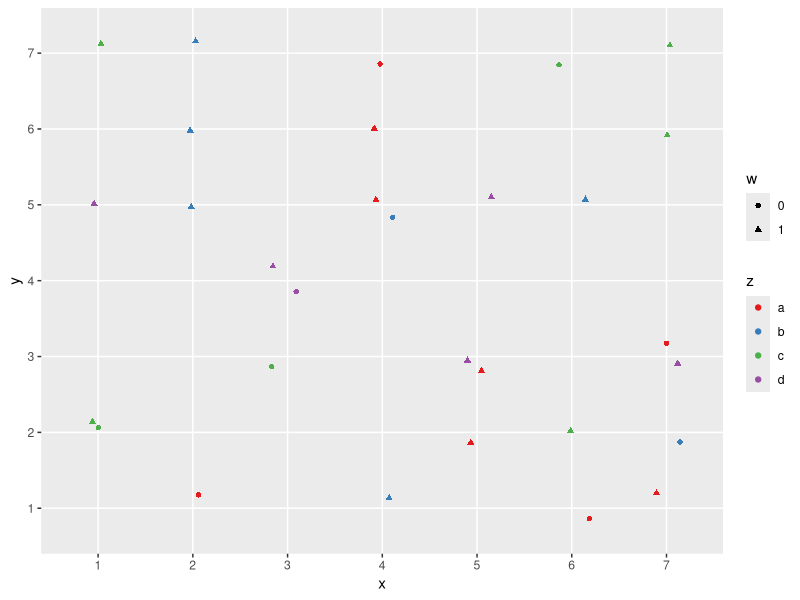
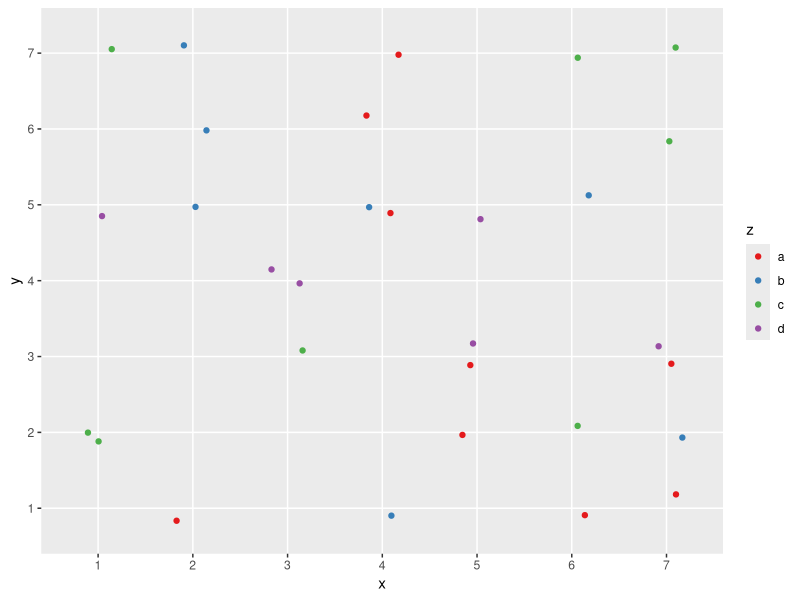
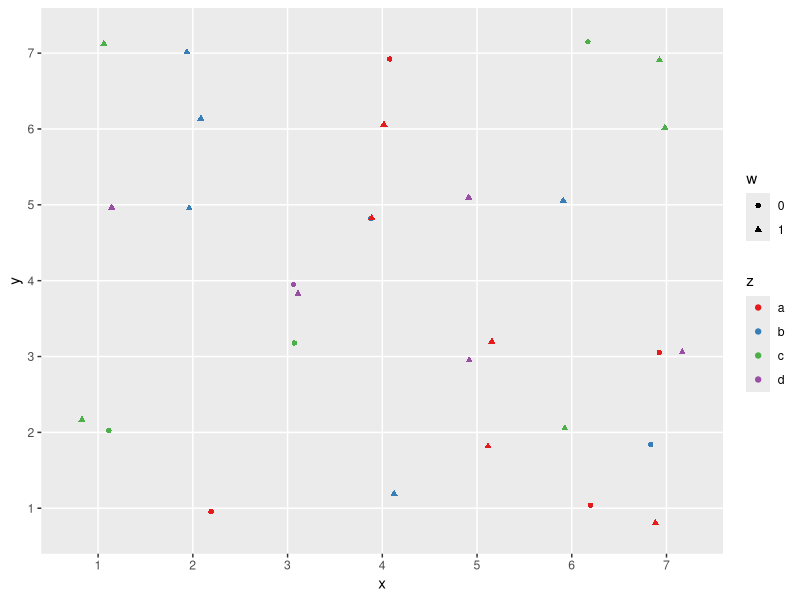

The R source for these figures, in order: (Note: this script raises an error after producing the figures.)
###### Aufgabe 3 ########
# Funktionen

#a)

#b)

#c)

#d)

#e)


e <- function(x, Ordnung=TRUE,...){
  
     if(is.character(x)){ # wenn es einfach nur ein Vektor ohne geordnete Inhalte ist
    
        x <- factor(x,ordered=TRUE, levels=unique(x))}      
  
  
      if(is.numeric(x)|is.integer(x)){ # Wenn es ein Vektor metrischer Art ist
    
         x <- factor(x,ordered=TRUE)} # ich habe levels = x rausgenommen damit Zahlen sich
                                      # egal wie der Vektor angeordnet ist nach ihrer groesse
                                      # ordnen
      
    
    if(is.factor(x)){ #wenn es ein Faktor ist
      
       if(Ordnung){ # geordneter Faktor
        x <-  ordered(x[order(x)]) } # Jetzt ist der Faktor auch, wenn im Vektor die Werte vorher anders angeordnet waren, in der richtigen Reihenfolge
    
       else { # ungeordneter Faktor, man musste oben die gewuenschte Ordnung des Faktors angeben
       x <- Faktor_ordnen(x,...)   # ord = Vektor mit gewuenschter Ordnung des Faktors
        }
    
    }
       
  
  
     geordnet <- as.numeric(x) 
     g_4 <- quantile(geordnet,type = 1)[2] #untere quantilgrenze
     g4  <- quantile(geordnet,type = 1)[4] #obere quantilgrenze
     
     q_4 <- x[geordnet <= g_4] # unteres quantil
     q4 <- x[geordnet >= g4] # oberes quantil
     box <- x[geordnet > g_4 & geordnet < g4] # mittlere werte
    
  
 # ergebnis <- list("niedrig"=q_4,"mittel"=box,"hoch"=q4)
 # return(ergebnis)
  
    cat(" Quantilbasierte Kategorisierung: \n",
      "------------------------\n",
      "Niedrig:", as.character(q_4), "\n",
      "Mittel:", as.character(box), "\n",
      "Hoch:", as.character(q4), "\n",
      " ------------------------\n")
  
}



### Beispiel fuer ordinalen Vektor

## zum Testen, koennen wir dann auch wieder rausnehmen
# Faktor (geordnet)
#Akademisch <- c("Hauptschul","Realschul","Gymnasial","Hauptschul","Bachelor","Master","Dr","Prof")
#Akademisch1 <- factor(Akademisch,ordered=TRUE, levels=unique(Akademisch))

#Faktor(ungeordnet)
#Akademisch2 <- factor(Akademisch)


# Character -> muss noch geordnet werden
#Akademisch3 <- c("Hauptschul","Realschul","Gymnasial","Hauptschul","Bachelor","Master","Dr","Prof")

# Metrisch
#Zahlen <- 1:15


#e(Akademisch1)
#e(Akademisch2, Ordnung=FALSE, ord= unique(Akademisch))
#e(Akademisch3)
#e(Zahlen)
########################


#f) Eine Funktion, die eine geeignete Visualisierung von drei oder vier kategorialen Variablen erstellt
library(ggplot2)
#Aufruf mit optionalem vierten Element
katVis <- function(x, y, z, w=NULL){
  # Variablen umsortieren, damit der Plot übersichtlich bleibt (Variable mit den wenigsten Leveln für color)
  if(which.min(c(nlevels(x), nlevels(y), nlevels(z)))!=3 & nlevels(x)<nlevels(y)){swap(x,z)}
  if(which.min(c(nlevels(x), nlevels(y), nlevels(z)))!=3 & nlevels(y)<nlevels(x)){swap(y,z)}
  # für drei Variablen
  if(is.null(w)){
    ggplot(data.frame(x,y,z)) + geom_jitter(aes(x,y,color=z), height=0.2, width=0.2) + scale_color_brewer(palette="Set1")
  }
  # für vier Variablen
  else{
    # umsortieren, Variable mit wenigsten Leveln für shape
    if(which.min(c(nlevels(x), nlevels(y), nlevels(z), nlevels(w)))!=4){swap(z,w)}
    ggplot(data.frame(x,y,z,w)) + geom_jitter(aes(x,y,color=z, shape=w), height=0.2, width=0.2) + scale_color_brewer(palette="Set1")
  }
}

# Hilfsfunktion swap
swap <- function(x,y) {
  eval( parse( text = paste(
    "swap_unique_var_a<-", substitute(x), ";",
    substitute(x), "<-", substitute(y), ";",
    substitute(y), "<-swap_unique_var_a") ), env=parent.frame() )
}

##Testdaten
x <- factor(sample(rep(letters[1:4], 10), 30))
y <- ordered(sample(rep(1:7, 10), 30))
z <- ordered(sample(rep(1:7, 10), 30))
w <- factor(sample(rep(0:1, 100), 30))

katVis(x,y,z,w)
katVis(x,y,z)
katVis(w,y,z,x)
katVis(w,z)




